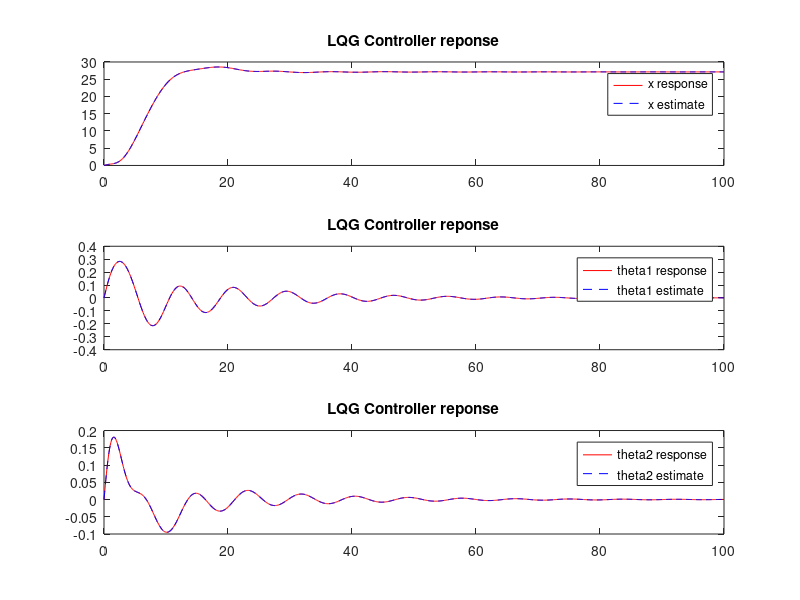

Here is the MATLAB script that generated this plot:
%% LQG controller
clear all, close all, clc

% Variables
M = 1000;
m1 = 100;
m2= 100;
l1 = 20;
l2 = 10;
g = 10;
d = 1;


A = [0 1 0 0 0 0;
    0 0 (-m1*g)/M 0 (-m2*g)/M 0;
    0 0 0 1 0 0;
    0 0 ((-m1*g)/(M*l1))-(g/l1) 0 (-m2*g)/(M*l1) 0;
    0 0 0 0 0 1;
    0 0 (-m1*g)/(M*l2) 0 ((-m2*g)/(M*l2))-(g/l2) 0];

B = [0; 1/M; 0; 1/(M*l1); 0; 1/(M*l2)];

% smallest observable output vector
C = [1 0 0 0 0 0];

D = zeros(size(C,1), size(B,2));

%% LQR controller
Q = [1 0 0 0 0 0;
    0 1 0 0 0 0;
    0 0 1000 0 0 0;
    0 0 0 100 0 0
    0 0 0 0 1000 0
    0 0 0 0 0 10000];

R = .0001;

K = lqr(A,B,Q,R);
disp(K)

%%  Augment system with disturbances and noise
Vd = .001*eye(size(A));  % disturbance covariance
Vn = .001;       % noise covariance

%%  Build Kalman filter
[L,P,E] = lqe(A,Vd,C,Vd,Vn);  % design Kalman filter
sysKF = ss(A-L*C,[B L],eye(size(A)),0*[B L]);  % Kalman filter estimator

%%  LQG applied to linearized system 
A_final = [(A-B*K) B*K; 
            zeros(size(A)),(A*L*C)];

B_final = [B; zeros(size(B))];
C_final = [C zeros(size(C))];
D_final = 0;

lqg = ss(A_final, B_final, C_final, D_final);

tspan = 0:.1:100;
y0 = [0; 0.5; 0; 0.2; 0; 0.2];  % initial state
input = ones(size(tspan));      % Step input
[y, t, x] = lsim(lqg, input, tspan, [y0;y0]);

num_states = 6;
out_state = x(:, 1:num_states);
error = x(:, num_states+1:end);
state_estimate = out_state - error;

%% System animation

% for k=1:length(t)
%     drawcartpend(out_state(k,:),m1,M,l1,l2);
% end

%% Plotting the system response
hold on
subplot(3,1,1);
plot(t,out_state(:,1),'r', t,state_estimate(:,1),'--b')
legend('x response', 'x estimate')
title 'LQG Controller reponse';

subplot(3,1,2);
plot(t,out_state(:,3),'r', t,state_estimate(:,3),'--b')
legend('theta1 response', 'theta1 estimate')
title 'LQG Controller reponse';

subplot(3,1,3);
plot(t,out_state(:,5),'r', t,state_estimate(:,5),'--b');
legend('theta2 response', 'theta2 estimate')
title 'LQG Controller reponse';
